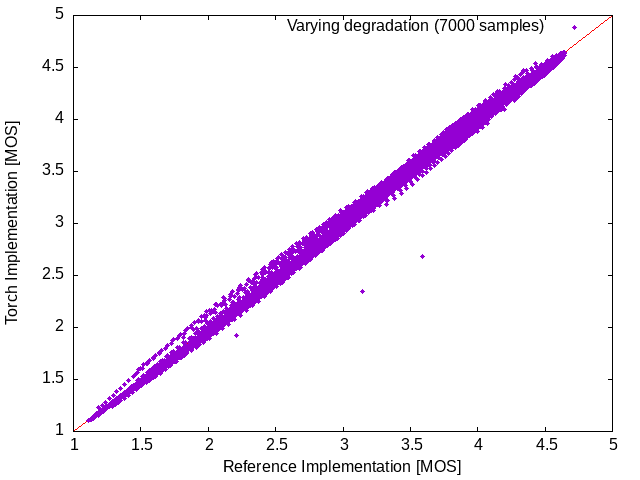

Reproduce this figure in gnuplot.
set term png
set output "samples_mixing.png"

set xlabel "Reference Implementation [MOS]"
set ylabel "Torch Implementation [MOS]"
set arrow from 1,1 to 5,5 nohead lc rgb 'red' dt 2

plot 'samples_mixing.dat' with points pt 7 ps 0.5 title "Varying degradation (7000 samples)"
